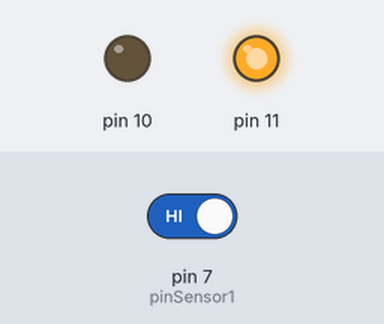
The sketch below on a simulated Arduino Uno, built with avr-gcc and run on an emulated ATmega328P. Shown: output pins drawn as LEDs (lit = HIGH). Inputs (shaded band) come from the test bench; at power-on: pin 7 (pinSensor1) HIGH.

Above: at 1.2 s.
1.3 s: pin 7 (pinSensor1) driven LOW
At 1.8 s:
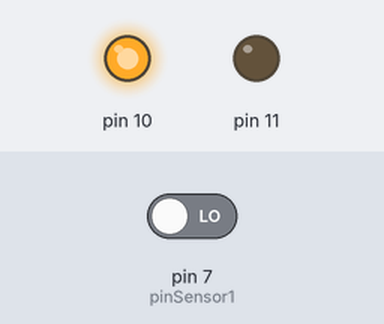
2.8 s: pin 7 (pinSensor1) driven HIGH
At 3.1 s:
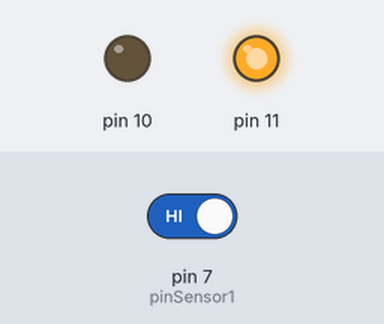
Timing chart, 0 to 5.8 s (numbered marks = the images above; inputs shaded):
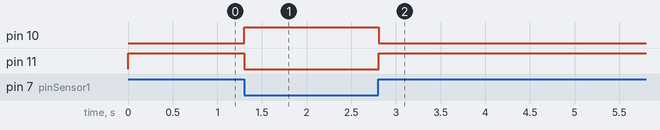

Measured:
- after the input at 1.3 s, pin 10: LOW → HIGH at once; pin 11: HIGH → LOW at once
- after the input at 2.8 s, pin 10: HIGH → LOW at once; pin 11: LOW → HIGH at once

The sketch:

sensorInfra.ino
```cpp
const int pinSensor1 = 7;

void setup (){
  pinMode(10, OUTPUT);
  pinMode(11,OUTPUT);
  pinMode(pinSensor1, INPUT);
  Serial.begin(9600);
}

void loop(){

  if(digitalRead(pinSensor1)==0){
    digitalWrite(10,HIGH);
    digitalWrite(11,LOW);
  }
  else{
    digitalWrite(10,LOW);
    digitalWrite(11,HIGH);
  }
  delay(10);
}
```
